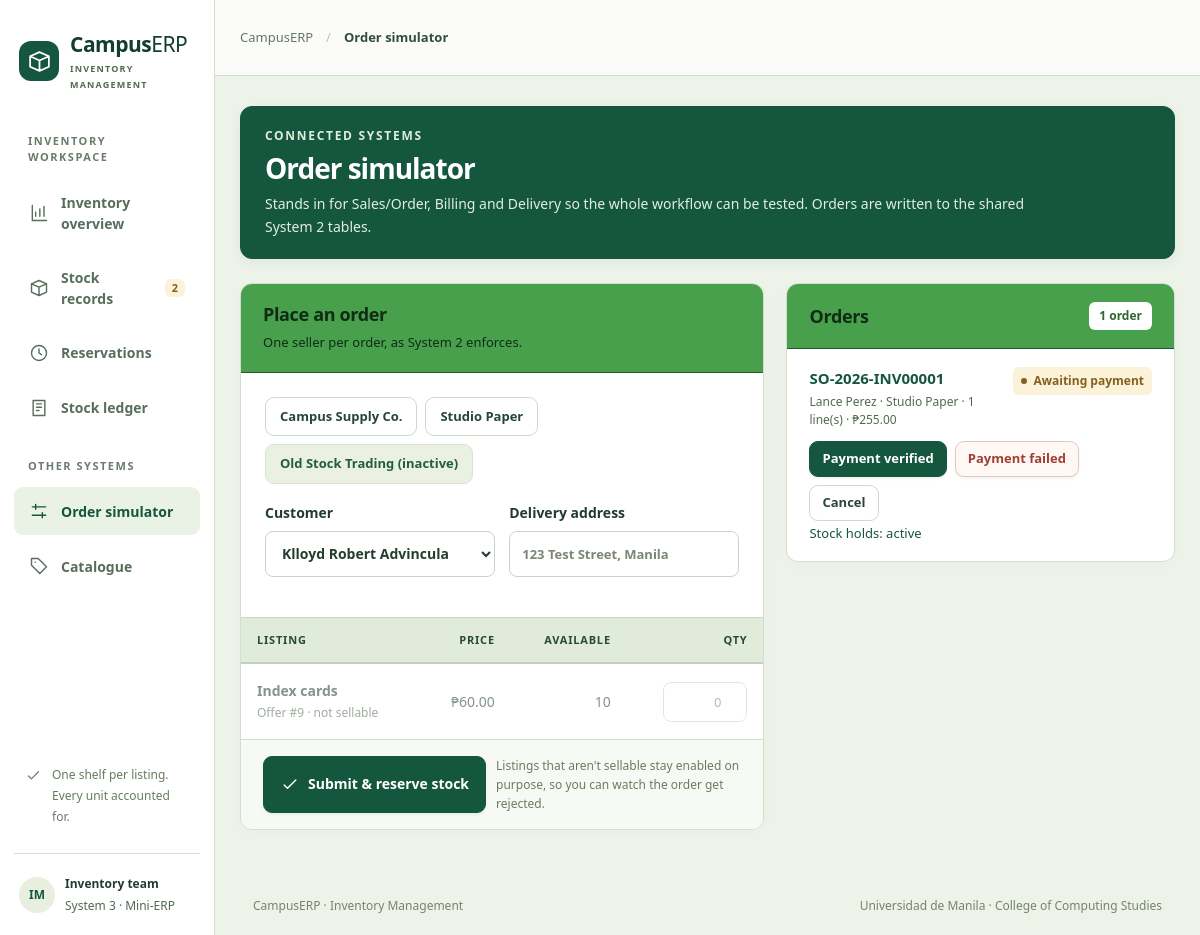
Screenshot of /?page=orders&seller=3 with the database file from the repository.
### tables this page shows
CREATE TABLE seller (
  seller_id     INT NOT NULL AUTO_INCREMENT,
  seller_name   VARCHAR(150) NOT NULL,
  contact_email VARCHAR(255) NOT NULL,
  seller_status VARCHAR(20) NOT NULL DEFAULT 'active',
  PRIMARY KEY (seller_id),
  UNIQUE KEY uq_seller_email (contact_email),
  CONSTRAINT chk_seller_status CHECK (seller_status IN ('active','inactive'))
);

CREATE TABLE inventory (
    inventory_id      INT      NOT NULL AUTO_INCREMENT,
    offer_id          INT      NOT NULL,
    seller_id         INT      NOT NULL,
    quantity_on_hand  INT      NOT NULL DEFAULT 0,
    quantity_reserved INT      NOT NULL DEFAULT 0,
    reorder_level     INT      NOT NULL DEFAULT 0,
    created_at        DATETIME NOT NULL DEFAULT CURRENT_TIMESTAMP,
    updated_at        DATETIME NOT NULL DEFAULT CURRENT_TIMESTAMP ON UPDATE CURRENT_TIMESTAMP,
    PRIMARY KEY (inventory_id),
    UNIQUE KEY uq_inventory_offer (offer_id),
     
    CONSTRAINT fk_inventory_offer FOREIGN KEY (offer_id, seller_id)
        REFERENCES seller_offer (offer_id, seller_id),
    CONSTRAINT chk_inventory_on_hand  CHECK (quantity_on_hand >= 0),
    CONSTRAINT chk_inventory_reserved CHECK (quantity_reserved >= 0 AND quantity_reserved <= quantity_on_hand),
    CONSTRAINT chk_inventory_reorder  CHECK (reorder_level >= 0)
);

CREATE TABLE sales_order (
  order_id             INT NOT NULL AUTO_INCREMENT,
  order_number         VARCHAR(30) NOT NULL,
  customer_id          INT NOT NULL,
  seller_id            INT NOT NULL,
  submission_reference VARCHAR(100),
  order_date           DATETIME,
  order_status         VARCHAR(30) NOT NULL DEFAULT 'draft',
  order_total          DECIMAL(12,2) NOT NULL DEFAULT 0,
  recipient_name       VARCHAR(150),
  recipient_contact    VARCHAR(30),
  requested_delivery_address TEXT,
  cancellation_reason  TEXT,
  created_at           DATETIME NOT NULL DEFAULT CURRENT_TIMESTAMP,
  updated_at           DATETIME NOT NULL DEFAULT CURRENT_TIMESTAMP ON UPDATE CURRENT_TIMESTAMP,
  PRIMARY KEY (order_id),
  UNIQUE KEY uq_order_number (order_number),
  UNIQUE KEY uq_submission_reference (submission_reference),   
  UNIQUE KEY uq_order_id_seller (order_id, seller_id),
  CONSTRAINT fk_order_customer FOREIGN KEY (customer_id) REFERENCES customer (customer_id),
  CONSTRAINT fk_order_seller   FOREIGN KEY (seller_id)   REFERENCES seller (seller_id),
  CONSTRAINT chk_order_status CHECK (order_status IN ('draft','pending_stock','awaiting_payment',
    'confirmed','fulfilling','completed','cancellation_pending','cancelled')),
  CONSTRAINT chk_order_total CHECK (order_total >= 0),
  CONSTRAINT chk_submitted_complete CHECK (
    order_status IN ('draft','cancelled') OR (
      order_date IS NOT NULL AND recipient_name IS NOT NULL AND
      recipient_contact IS NOT NULL AND requested_delivery_address IS NOT NULL))
);

CREATE TABLE customer (
  customer_id    INT NOT NULL AUTO_INCREMENT,
  customer_name  VARCHAR(150) NOT NULL,
  email          VARCHAR(255),
  contact_number VARCHAR(30) NOT NULL,
  created_at     DATETIME NOT NULL DEFAULT CURRENT_TIMESTAMP,
  PRIMARY KEY (customer_id)
);

### index.php (called while the page is built, shortened)
<?php
require __DIR__ . '/src/bootstrap.php';
require __DIR__ . '/views/layout.php';

### src/bootstrap.php (called while the page is built, shortened)
<?php
require_once __DIR__ . '/InventoryService.php';
require_once __DIR__ . '/helpers.php';
$config = require __DIR__ . '/../config.php';
function db_connect(array $c, bool $withDatabase = true): PDO
{
    $dsn = "mysql:host={$c['host']};port={$c['port']};charset=utf8mb4";
    if ($withDatabase) {
        $dsn .= ";dbname={$c['name']}";
    }
    return new PDO($dsn, $c['user'], $c['pass'], [
        PDO::ATTR_ERRMODE            => PDO::ERRMODE_EXCEPTION,
        PDO::ATTR_DEFAULT_FETCH_MODE => PDO::FETCH_ASSOC,
        PDO::ATTR_EMULATE_PREPARES   => false,
    ]);
}
try {
    $db = db_connect($config['db']);
} catch (PDOException $e) {
    http_response_code(500);
    $msg = 'Cannot connect to the database "' . $config['db']['name'] . '". '
         . 'Check config.php and run database/install.php (or import schema.sql + seed.sql). '
         . 'Details: ' . $e->getMessage();
    if (PHP_SAPI === 'cli' || str_ends_with($_SERVER['SCRIPT_NAME'] ?? '', 'api.php')) {
        header('Content-Type: application/json');
        exit(json_encode(['success' => false, 'error' => $msg]));
    }
    exit('<pre style="font:14px system-ui;padding:24px;white-space:pre-wrap">' . htmlspecialchars($msg) . '</pre>');
}
$inventory = new InventoryService($db);

### src/InventoryService.php (called while the page is built, shortened)
<?php
class InventoryService
{
    public function stock(array $f = []): array
    {
        [$where, $params] = $this->filters($f, [
            'inventory_id' => 'inventory_id = ?',
            'offer_id'     => 'offer_id = ?',
            'seller_id'    => 'seller_id = ?',
            'product_id'   => 'product_id = ?',
            'status'       => 'stock_status = ?',
        ]);
        if (!empty($f['alerts'])) {
            $where[] = "stock_status IN ('low_stock', 'out_of_stock')";
        }
        $sql = 'SELECT * FROM v_inventory_stock' . ($where ? ' WHERE ' . implode(' AND ', $where) : '')
             . ' ORDER BY ' . (!empty($f['alerts']) ? 'quantity_available, ' : '') . 'product_name, seller_name';
        return $this->fetchAll($sql, $params);
    }
    private function filters(array $f, array $map): array
    {
        $where = $params = [];
        foreach ($map as $key => $clause) {
            if (isset($f[$key]) && $f[$key] !== '') {
                $where[]  = $clause;
                $params[] = $f[$key];
            }
        }
        return [$where, $params];
    }
    private function run(string $sql, array $params = []): PDOStatement
    {
        $st = $this->db->prepare($sql);
        $st->execute($params);
        return $st;
    }
    private function fetchAll(string $sql, array $params = []): array
    {
        return $this->run($sql, $params)->fetchAll();
    }
}

### src/actions.php (called while the page is built, shortened)
<?php
function order_events(string $status): array
{
    return match ($status) {
        'awaiting_payment'     => ['payment_success' => 'Payment verified', 'payment_failed' => 'Payment failed', 'cancel' => 'Cancel'],
        'confirmed'            => ['dispatch' => 'Dispatch shipment', 'cancel' => 'Cancel'],
        'fulfilling'           => ['delivered' => 'Delivered', 'delivery_failed' => 'Delivery failed', 'cancel' => 'Cancel'],
        'cancellation_pending' => ['receive_return' => 'Goods received back'],
        default                => [],
    };
}

### views/orders.php (the view, shortened to what this page needs)
<?php
require_once __DIR__ . '/../src/actions.php';
$sellers   = $db->query('SELECT seller_id, seller_name, seller_status FROM seller ORDER BY seller_id')->fetchAll();
$sellerId  = int_in($_GET, 'seller') ?: (int) ($sellers[0]['seller_id'] ?? 0);
$listings  = $inventory->stock(['seller_id' => $sellerId]);
$customers = $db->query('SELECT customer_id, customer_name FROM customer ORDER BY customer_id')->fetchAll();
$orders    = $db->query(
    "SELECT o.order_id, o.order_number, o.order_status, o.order_total, o.created_at, o.cancellation_reason,
            c.customer_name, s.seller_name,
            (SELECT COUNT(*) FROM order_item i WHERE i.order_id = o.order_id) AS line_count,
            (SELECT GROUP_CONCAT(DISTINCT r.reservation_status) FROM stock_reservation r WHERE r.order_id = o.order_id) AS hold_statuses
       FROM sales_order o
       JOIN customer c ON c.customer_id = o.customer_id
       JOIN seller s   ON s.seller_id = o.seller_id
      ORDER BY o.order_id DESC
      LIMIT 50"
)->fetchAll();
?>
<?= page_head('Connected systems', 'Order simulator',
    'Stands in for Sales/Order, Billing and Delivery so the whole workflow can be tested. Orders are written to the shared System 2 tables.') ?>
<div class="grid-2 wide-left">
    <form class="panel" method="post">
        <div class="panel-head"><div><h2>Place an order</h2><p>One seller per order, as System 2 enforces.</p></div></div>
        <div class="panel-body">
            <div class="seller-pick">
                <?php foreach ($sellers as $s): ?>
                    <a class="<?= $s['seller_id'] == $sellerId ? 'active' : '' ?>" href="?page=orders&seller=<?= $s['seller_id'] ?>"><?= h($s['seller_name']) ?><?= $s['seller_status'] !== 'active' ? ' (inactive)' : '' ?></a>
                <?php endforeach; ?>
            </div>
            <div class="row">
                <label>Customer
                    <select name="customer_id"><?php foreach ($customers as $c): ?><option value="<?= $c['customer_id'] ?>"><?= h($c['customer_name']) ?></option><?php endforeach; ?></select>
                </label>
                <label>Delivery address<input name="address" placeholder="123 Test Street, Manila" maxlength="200"></label>
            </div>
        </div>
        <div class="table-wrap">
            <table>
                <thead><tr><th>Listing</th><th class="num">Price</th><th class="num">Available</th><th class="num">Qty</th></tr></thead>
                <tbody>
                <?php foreach ($listings as $l): ?>
                    <tr class="<?= $l['sellable'] ? '' : 'dim' ?>">
                        <td><strong><?= h($l['product_name']) ?></strong><small>Offer #<?= $l['offer_id'] ?><?= $l['sellable'] ? '' : ' · not sellable' ?></small></td>
                        <td class="num"><?= peso($l['selling_price']) ?></td>
                        <td class="num"><?= qty($l['quantity_available']) ?></td>
                        <td class="num"><input class="qty" type="number" min="0" name="qty[<?= $l['offer_id'] ?>]" placeholder="0"></td>
                    </tr>
                <?php endforeach; ?>
                </tbody>
            </table>
        </div>
        <div class="row-form">
            <button class="btn"><?= icon('check') ?>Submit &amp; reserve stock</button>
            <p class="hint" style="margin:0;align-self:center">Listings that aren't sellable stay enabled on purpose, so you can watch the order get rejected.</p>
        </div>
    </form>
    <section class="panel">
        <div class="panel-head"><h2>Orders</h2><span class="result-count"><?= plural(count($orders), 'order') ?></span></div>
        <div class="orders">
            <?php foreach ($orders as $o): ?>
                <div class="order">
                    <div class="order-head">
                        <div><b><?= h($o['order_number']) ?></b>
                            <small><?= h($o['customer_name']) ?> · <?= h($o['seller_name']) ?> · <?= $o['line_count'] ?> line(s) · <?= peso($o['order_total']) ?></small>
                        </div>
                        <?= badge($o['order_status']) ?>
                    </div>
                    <?php if ($events = order_events($o['order_status'])): ?>
                        <div class="order-actions">
                            <?php foreach ($events as $event => $text): ?>
                                <form method="post" class="inline">
                                    <button class="btn btn-sm <?= in_array($event, ['payment_failed', 'delivery_failed'], true) ? 'danger' : (in_array($event, ['cancel'], true) ? 'btn-ghost' : '') ?>"><?= h($text) ?></button>
                                </form>
                            <?php endforeach; ?>
                        </div>
                    <?php endif; ?>
                    <?php if ($o['hold_statuses']): ?><small><a href="?page=reservations&order_id=<?= $o['order_id'] ?>">Stock holds: <?= h(str_replace(',', ', ', $o['hold_statuses'])) ?></a></small><?php endif; ?>
                </div>
            <?php endforeach; ?>
        </div>
    </section>
</div>

### src/helpers.php (shortened to what this page needs)
<?php
function h(mixed $v): string
{
    return htmlspecialchars((string) $v, ENT_QUOTES, 'UTF-8');
}
function label(string $value): string
{
    return ucfirst(str_replace('_', ' ', $value));
}
function badge(string $status): string
{
    return '<span class="badge ' . h($status) . '"><span class="status-dot"></span>' . h(label($status)) . '</span>';
}
function icon(string $name, string $class = ''): string
{
    static $paths = [
        'chart'    => 'M4 3v18h17 M8 16v-5 M13 16V7 M18 16V4',
        'orders'   => 'M4 5h16v16H4z M8 5V3h8v2 M8 10h8 M8 14h8 M8 18h5',
        'plus'     => 'M12 5v14 M5 12h14',
        'arrow'    => 'M5 12h14 M14 7l5 5-5 5',
        'box'      => 'm3 7 9-4 9 4v10l-9 4-9-4z M3 7l9 4 9-4 M12 11v10',
        'check'    => 'm5 12 4 4 10-10',
        'card'     => 'M3 5h18v14H3z M3 9h18 M7 15h4',
        'truck'    => 'M2 6h12v12H2z M14 10h4l4 4v4h-8 M5 18a2 2 0 1 0 4 0 M16 18a2 2 0 1 0 4 0',
        'search'   => 'M10 3a7 7 0 1 0 0 14 7 7 0 0 0 0-14 M15 15l6 6',
        'chevron'  => 'm9 5 7 7-7 7',
        'clock'    => 'M12 3a9 9 0 1 0 0 18 9 9 0 0 0 0-18 M12 7v5l3 2',
        'alert'    => 'm12 3 10 18H2z M12 9v5 M12 17h.01',
        'refresh'  => 'M20 7V3l-4 4 M20 7a9 9 0 1 0 1 8',
        'back'     => 'M19 12H5 M10 7l-5 5 5 5',
        'settings' => 'M4 7h16 M4 17h16 M8 4v6 M16 14v6',
        'user'     => 'M12 3a4 4 0 1 0 0 8 4 4 0 0 0 0-8 M4 21v-3a8 8 0 0 1 16 0v3',
        'tag'      => 'M3 3h8l10 10-8 8L3 11z M7.5 7.5h.01',
        'ledger'   => 'M5 3h14v18H5z M9 7h6 M9 11h6 M9 15h3',
    ];
    return '<svg class="icon ' . h($class) . '" viewBox="0 0 24 24" fill="none" stroke="currentColor" stroke-width="1.7"'
         . ' stroke-linecap="round" stroke-linejoin="round" aria-hidden="true"><path d="' . ($paths[$name] ?? $paths['box']) . '"/></svg>';
}
function page_head(string $eyebrow, string $title, string $intro, string $aside = ''): string
{
    return '<header class="page-head"><div><div class="eyebrow">' . h(strtoupper($eyebrow)) . '</div><h1>' . h($title)
         . '</h1><p>' . h($intro) . '</p></div>' . $aside . '</header>';
}
function qty(int|float|string $n): string
{
    return number_format((float) $n);
}
function plural(int $n, string $word): string
{
    return number_format($n) . ' ' . $word . ($n === 1 ? '' : 's');
}
function peso(int|float|string $n): string
{
    return '₱' . number_format((float) $n, 2);
}
function int_in(array $src, string $key): int
{
    return (int) ($src[$key] ?? 0);
}

### rows the page displays
seller: seller_name "Campus Supply Co."
seller: seller_name "Studio Paper"
seller: seller_name "Old Stock Trading", seller_status "(inactive)"
inventory: product_name "Index cards", offer "9", selling_price "₱60.00", quantity_available "10"
sales_order: order_number "SO-2026-INV00001", customer.customer_name "Lance Perez", seller.seller_name "Studio Paper", line_count "1", order_total "₱255.00", order_status "Awaiting payment", order_status "Payment verified", order_status "Payment failed", order_status "Cancel", hold_statuses "active"

### other values shown
$title "Inventory overview"
$title "Stock records"
$title "Reservations"
$title "Stock ledger"
$title "Order simulator"
$title "Catalogue"
$pages[$page][0] "Order simulator"
$eyebrow "CONNECTED SYSTEMS"
$intro "Stands in for Sales/Order, Billing and Delivery so the whole workflow can be tested. Orders are written to the shared System 2 tables."
plural(count($orders), 'order') "1 order"
form field customer_id "Klloyd Robert Advincula"
